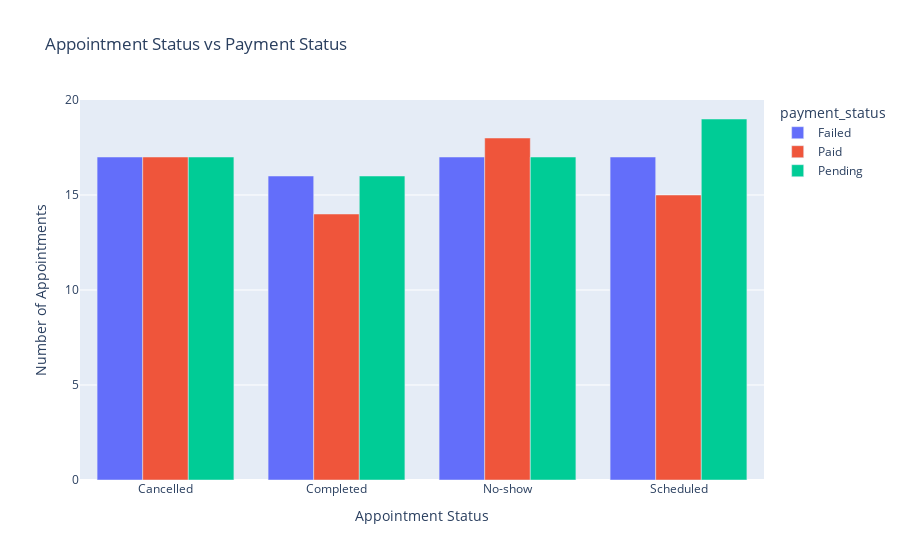

The code cell stored with this chart in its notebook:
### Code cell
import plotly.express as px

fig = px.bar(status_vs_payment,
             x='status',
             y='count',
             color='payment_status',
             barmode='group',
             title='Appointment Status vs Payment Status',
             labels={'count': 'Number of Appointments', 'status': 'Appointment Status'})

fig.show()

### Figure 1 — Plotly figure (JSON) as saved in the notebook; plotly's stock layout.template omitted (floating-point values rounded to 4 significant figures)
{"data": [{"alignmentgroup": "True", "hovertemplate": "payment_status=Failed<br>Appointment Status=%{x}<br>Number of Appointments=%{y}<extra></extra>", "legendgroup": "Failed", "marker": {"color": "#636efa", "pattern": {"shape": ""}}, "name": "Failed", "offsetgroup": "Failed", "orientation": "v", "showlegend": true, "textposition": "auto", "type": "bar", "x": ["Cancelled", "Completed", "No-show", "Scheduled"], "xaxis": "x", "y": [17, 16, 17, 17], "yaxis": "y"}, {"alignmentgroup": "True", "hovertemplate": "payment_status=Paid<br>Appointment Status=%{x}<br>Number of Appointments=%{y}<extra></extra>", "legendgroup": "Paid", "marker": {"color": "#EF553B", "pattern": {"shape": ""}}, "name": "Paid", "offsetgroup": "Paid", "orientation": "v", "showlegend": true, "textposition": "auto", "type": "bar", "x": ["Cancelled", "Completed", "No-show", "Scheduled"], "xaxis": "x", "y": [17, 14, 18, 15], "yaxis": "y"}, {"alignmentgroup": "True", "hovertemplate": "payment_status=Pending<br>Appointment Status=%{x}<br>Number of Appointments=%{y}<extra></extra>", "legendgroup": "Pending", "marker": {"color": "#00cc96", "pattern": {"shape": ""}}, "name": "Pending", "offsetgroup": "Pending", "orientation": "v", "showlegend": true, "textposition": "auto", "type": "bar", "x": ["Cancelled", "Completed", "No-show", "Scheduled"], "xaxis": "x", "y": [17, 16, 17, 19], "yaxis": "y"}], "layout": {"barmode": "group", "legend": {"title": {"text": "payment_status"}, "tracegroupgap": 0}, "title": {"text": "Appointment Status vs Payment Status"}, "xaxis": {"anchor": "y", "domain": [0, 1], "title": {"text": "Appointment Status"}}, "yaxis": {"anchor": "x", "domain": [0, 1], "title": {"text": "Number of Appointments"}}}}
